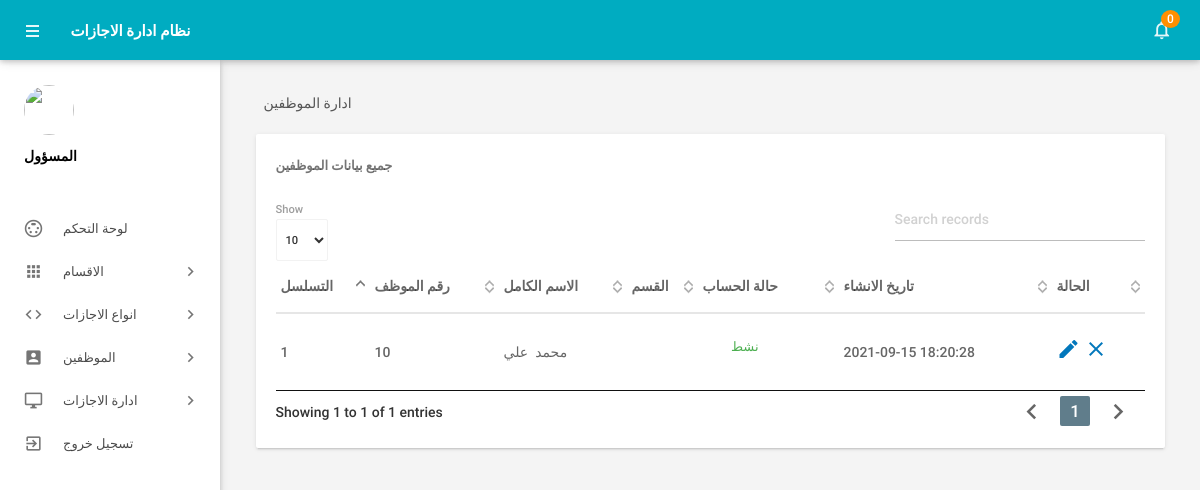
Page /admin/manageemployee.php (signed in) on the committed database.
### tables this page shows
CREATE TABLE `tblemployees` (
  `id` int(11) NOT NULL,
  `EmpId` varchar(100) NOT NULL,
  `FirstName` varchar(150) NOT NULL,
  `LastName` varchar(150) NOT NULL,
  `EmailId` varchar(200) NOT NULL,
  `Password` varchar(180) NOT NULL,
  `Gender` varchar(100) NOT NULL,
  `Dob` varchar(100) NOT NULL,
  `Department` varchar(255) NOT NULL,
  `Address` varchar(255) NOT NULL,
  `City` varchar(200) NOT NULL,
  `Country` varchar(150) NOT NULL,
  `Phonenumber` char(11) NOT NULL,
  `Status` int(1) NOT NULL,
  `RegDate` timestamp NOT NULL DEFAULT current_timestamp()
);

### admin/manageemployee.php (the view, shortened to what this page needs)
<?php
include('includes/config.php');
if(strlen($_SESSION['alogin'])==0)
    {
header('location:index.php');
}
else{
 ?>
<!DOCTYPE html>
<html lang="en">
    <head>
        <link type="text/css" rel="stylesheet" href="../assets/plugins/materialize/css/materialize.min.css"/>
        <link href="../assets/plugins/material-preloader/css/materialPreloader.min.css" rel="stylesheet">
        <link href="../assets/plugins/datatables/css/jquery.dataTables.min.css" rel="stylesheet">
        <link href="../assets/css/alpha.min.css" rel="stylesheet" type="text/css"/>
        <link href="../assets/css/custom.css" rel="stylesheet" type="text/css"/>
    </head>
    <body>
       <?php include('includes/header.php');?>
       <?php include('includes/sidebar.php');?>
            <main class="mn-inner">
                <div class="row">
                    <div class="col s12">
                        <div class="page-title">ادارة الموظفين</div>
                    </div>
                    <div class="col s12 m12 l12">
                        <div class="card">
                            <div class="card-content">
                                <span class="card-title">جميع بيانات الموظفين</span>
                                <table id="example" class="display responsive-table ">
                                    <thead>
                                        <tr>
                                            <th>التسلسل</th>
                                            <th>رقم الموظف</th>
                                            <th>الاسم الكامل</th>
                                            <th>القسم</th>
                                             <th>حالة الحساب</th>
                                             <th>تاريخ الانشاء</th>
                                            <th>الحالة</th>
                                        </tr>
                                    </thead>
                                    <tbody>
<?php $sql = "SELECT EmpId,FirstName,LastName,Department,Status,RegDate,id from  tblemployees";
$query = $dbh -> prepare($sql);
$query->execute();
$results=$query->fetchAll(PDO::FETCH_OBJ);
$cnt=1;
if($query->rowCount() > 0)
{
foreach($results as $result)
{               ?>
                                        <tr>
                                            <td> <?php echo htmlentities($cnt);?></td>
                                            <td><?php echo htmlentities($result->EmpId);?></td>
                                            <td><?php echo htmlentities($result->FirstName);?>&nbsp;<?php echo htmlentities($result->LastName);?></td>
                                            <td><?php echo htmlentities($result->Department);?></td>
                                             <td><?php $stats=$result->Status;
if($stats){
                                             ?>
                                                 <a class="waves-effect waves-green btn-flat m-b-xs">نشط</a>
                                                 <?php } else { ?>
                                                 <a class="waves-effect waves-red btn-flat m-b-xs">غير نشط</a>
                                                 <?php } ?>
                                             </td>
                                              <td><?php echo htmlentities($result->RegDate);?></td>
                                            <td><a href="editemployee.php?empid=<?php echo htmlentities($result->id);?>"><i class="material-icons">mode_edit</i></a>
                                        <?php if($result->Status==1)
 {?>
<a href="manageemployee.php?inid=<?php echo htmlentities($result->id);?>" onclick="return confirm('هل أنت متأكد أنك تريد إلغاء تنشيط هذا الموظف؟');"" > <i class="material-icons" title="Inactive">clear</i>
<?php } else {?>
                                            <a href="manageemployee.php?id=<?php echo htmlentities($result->id);?>" onclick="return confirm('هل أنت متأكد أنك تريد تنشيط هذا الموظف؟');""><i class="material-icons" title="Active">done</i>
                                            <?php } ?> </td>
                                        </tr>
                                         <?php $cnt++;} }?>
                                    </tbody>
                                </table>
                            </div>
                        </div>
                    </div>
                </div>
            </main>
        </div>
        <div class="left-sidebar-hover"></div>
    </body>
</html>
<?php } ?>

### rows in the picture
tblemployees: EmpId "10", FirstName "محمد", LastName "علي", Status "نشط", RegDate "2021-09-15 18:20:28"

### other values in the picture
$unreadcount "0"
